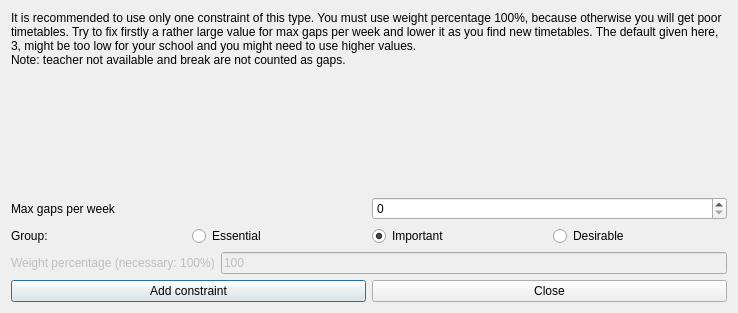
<?xml version="1.0" encoding="UTF-8"?>
<ui version="4.0">
 <class>AddConstraintTeachersMaxGapsPerWeekForm_template</class>
 <widget class="QDialog" name="AddConstraintTeachersMaxGapsPerWeekForm_template">
  <property name="geometry">
   <rect>
    <x>0</x>
    <y>0</y>
    <width>738</width>
    <height>313</height>
   </rect>
  </property>
  <property name="windowTitle">
   <string extracomment="This is the title of the dialog to add a new constraint of this type">Add teachers max gaps per week</string>
  </property>
  <layout class="QVBoxLayout" name="verticalLayout">
   <item>
    <widget class="QLabel" name="weightTextLabel_2">
     <property name="sizePolicy">
      <sizepolicy hsizetype="Minimum" vsizetype="Minimum">
       <horstretch>0</horstretch>
       <verstretch>0</verstretch>
      </sizepolicy>
     </property>
     <property name="frameShape">
      <enum>QFrame::NoFrame</enum>
     </property>
     <property name="frameShadow">
      <enum>QFrame::Plain</enum>
     </property>
     <property name="text">
      <string>It is recommended to use only one constraint of this type. You must use weight percentage 100%, because otherwise you will get poor timetables. Try to fix firstly a rather large value for max gaps per week and lower it as you find new timetables. The default given here, 3, might be too low for your school and you might need to use higher values.
Note: teacher not available and break are not counted as gaps.</string>
     </property>
     <property name="wordWrap">
      <bool>true</bool>
     </property>
    </widget>
   </item>
   <item>
    <spacer name="spacer2">
     <property name="orientation">
      <enum>Qt::Vertical</enum>
     </property>
     <property name="sizeType">
      <enum>QSizePolicy::Expanding</enum>
     </property>
     <property name="sizeHint" stdset="0">
      <size>
       <width>20</width>
       <height>52</height>
      </size>
     </property>
    </spacer>
   </item>
   <item>
    <layout class="QHBoxLayout" name="horizontalLayout_2">
     <item>
      <widget class="QLabel" name="textLabel1">
       <property name="text">
        <string>Max gaps per week</string>
       </property>
       <property name="wordWrap">
        <bool>false</bool>
       </property>
      </widget>
     </item>
     <item>
      <widget class="QSpinBox" name="maxGapsSpinBox"/>
     </item>
    </layout>
   </item>
   <item>
    <layout class="QHBoxLayout" name="horizontalLayout_4">
     <item>
      <widget class="QLabel" name="groupTextLabel">
       <property name="text">
        <string>Group:</string>
       </property>
      </widget>
     </item>
     <item>
      <widget class="QRadioButton" name="essentialRadioButton">
       <property name="text">
        <string>Essential</string>
       </property>
      </widget>
     </item>
     <item>
      <widget class="QRadioButton" name="importantRadioButton">
       <property name="text">
        <string>Important</string>
       </property>
       <property name="checked">
        <bool>true</bool>
       </property>
      </widget>
     </item>
     <item>
      <widget class="QRadioButton" name="desirableRadioButton">
       <property name="text">
        <string>Desirable</string>
       </property>
      </widget>
     </item>
    </layout>
   </item>
   <item>
    <layout class="QHBoxLayout" name="horizontalLayout">
     <item>
      <widget class="QLabel" name="weightTextLabel">
       <property name="enabled">
        <bool>false</bool>
       </property>
       <property name="frameShape">
        <enum>QFrame::NoFrame</enum>
       </property>
       <property name="frameShadow">
        <enum>QFrame::Plain</enum>
       </property>
       <property name="text">
        <string>Weight percentage (necessary: 100%)</string>
       </property>
       <property name="wordWrap">
        <bool>false</bool>
       </property>
      </widget>
     </item>
     <item>
      <widget class="QLineEdit" name="weightLineEdit">
       <property name="enabled">
        <bool>false</bool>
       </property>
       <property name="text">
        <string notr="true">100</string>
       </property>
      </widget>
     </item>
    </layout>
   </item>
   <item>
    <layout class="QHBoxLayout">
     <item>
      <widget class="QPushButton" name="addConstraintPushButton">
       <property name="text">
        <string>Add constraint</string>
       </property>
      </widget>
     </item>
     <item>
      <widget class="QPushButton" name="closePushButton">
       <property name="text">
        <string>Close</string>
       </property>
      </widget>
     </item>
    </layout>
   </item>
  </layout>
 </widget>
 <layoutdefault spacing="6" margin="11"/>
 <resources/>
 <connections/>
</ui>
